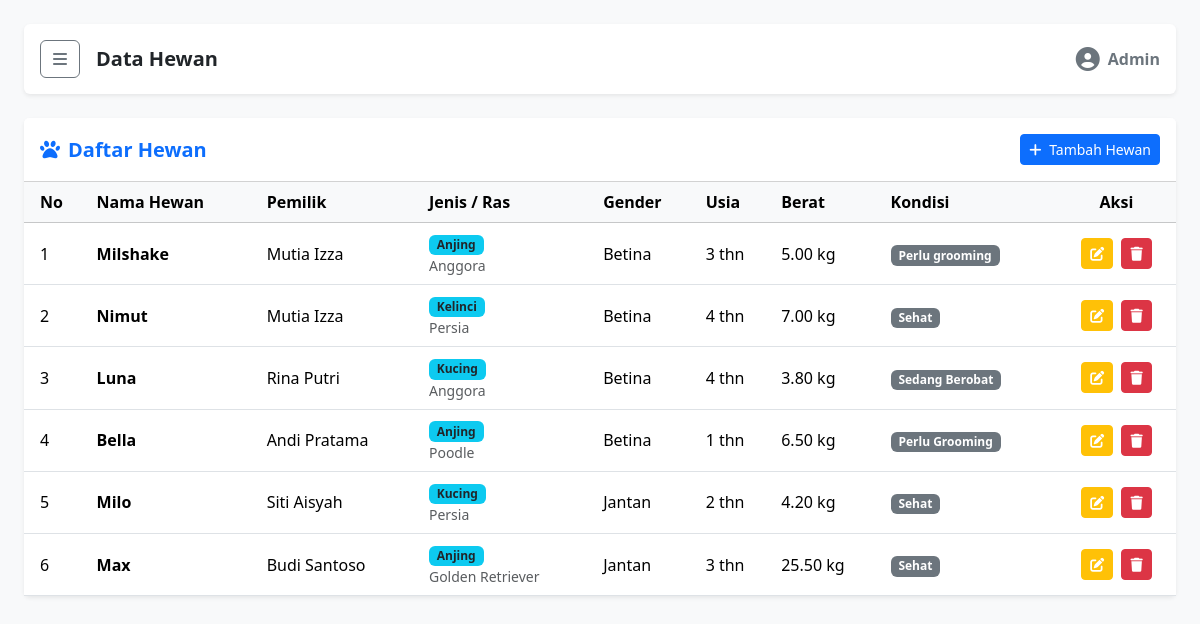
/hewan/index.php, run on the app's committed database.
### tables this page shows
CREATE TABLE `hewan` (
  `id_hewan` int(11) NOT NULL AUTO_INCREMENT,
  `id_pelanggan` int(11) NOT NULL,
  `nama_hewan` varchar(100) DEFAULT NULL,
  `jenis_hewan` varchar(50) DEFAULT NULL,
  `ras` varchar(50) DEFAULT NULL,
  `jenis_kelamin` enum('Jantan','Betina') DEFAULT NULL,
  `usia_hewan` int(11) DEFAULT NULL,
  `berat_hewan` decimal(5,2) DEFAULT NULL,
  `kondisi` varchar(100) DEFAULT NULL,
  PRIMARY KEY (`id_hewan`),
  KEY `id_pelanggan` (`id_pelanggan`),
  CONSTRAINT `hewan_ibfk_1` FOREIGN KEY (`id_pelanggan`) REFERENCES `pelanggan` (`id_pelanggan`)
);

CREATE TABLE `pelanggan` (
  `id_pelanggan` int(11) NOT NULL AUTO_INCREMENT,
  `nama_pelanggan` varchar(100) NOT NULL,
  `alamat` text DEFAULT NULL,
  `no_telp` varchar(15) DEFAULT NULL,
  `email` varchar(100) DEFAULT NULL,
  PRIMARY KEY (`id_pelanggan`)
);

### hewan/index.php (the view, shortened to what this page needs)
<?php
include "../config/koneksi.php";
$queryData = mysqli_query($conn, "
    SELECT hewan.*, pelanggan.nama_pelanggan
    FROM hewan
    JOIN pelanggan ON hewan.id_pelanggan = pelanggan.id_pelanggan
    ORDER BY hewan.id_hewan DESC
");
?>
<!DOCTYPE html>
<html lang="id">
<head>
    <link href="https://cdn.jsdelivr.net/npm/bootstrap@5.3.3/dist/css/bootstrap.min.css" rel="stylesheet">
    <link rel="stylesheet" href="https://cdnjs.cloudflare.com/ajax/libs/font-awesome/6.6.0/css/all.min.css">
</head>
<body>
<div class="container-fluid">
    <div class="row">
        <div class="col-12 p-4" id="mainContent">
            <div class="d-flex justify-content-between align-items-center bg-white p-3 rounded shadow-sm mb-4">
                <div class="d-flex align-items-center">
                    <button class="btn btn-outline-secondary me-3" id="menuBtn"><i class="fas fa-bars"></i></button>
                    <h4 class="mb-0 fs-5 fw-bold">Data Hewan</h4>
                </div>
                <div class="d-flex align-items-center text-secondary">
                    <i class="fas fa-circle-user fs-4 me-2"></i>
                    <span class="fw-semibold">Admin</span>
                </div>
            </div>
            <div class="card shadow-sm border-0">
                <div class="card-header bg-white py-3 d-flex justify-content-between align-items-center">
                    <h5 class="mb-0 fw-bold text-primary"><i class="fas fa-paw me-2"></i>Daftar Hewan</h5>
                    <a href="tambah.php" class="btn btn-primary btn-sm"><i class="fas fa-plus me-1"></i> Tambah Hewan</a>
                </div>
                <div class="card-body p-0">
                    <div class="table-responsive">
                        <table class="table table-hover align-middle mb-0">
                            <thead class="table-light">
                                <tr>
                                    <th class="ps-3">No</th>
                                    <th>Nama Hewan</th>
                                    <th>Pemilik</th>
                                    <th>Jenis / Ras</th>
                                    <th>Gender</th>
                                    <th>Usia</th>
                                    <th>Berat</th>
                                    <th>Kondisi</th>
                                    <th class="text-center">Aksi</th>
                                </tr>
                            </thead>
                            <tbody>
                                <?php if ($queryData && mysqli_num_rows($queryData) > 0): $no = 1; ?>
                                    <?php while ($row = mysqli_fetch_assoc($queryData)): ?>
                                        <tr>
                                            <td class="ps-3"><?= $no++; ?></td>
                                            <td class="fw-semibold"><?= htmlspecialchars($row['nama_hewan']); ?></td>
                                            <td><?= htmlspecialchars($row['nama_pelanggan']); ?></td>
                                            <td>
                                                <span class="badge bg-info text-dark"><?= htmlspecialchars($row['jenis_hewan']); ?></span>
                                                <small class="text-muted d-block"><?= htmlspecialchars($row['ras']); ?></small>
                                            </td>
                                            <td><?= htmlspecialchars($row['jenis_kelamin']); ?></td>
                                            <td><?= htmlspecialchars($row['usia_hewan']); ?> thn</td>
                                            <td><?= htmlspecialchars($row['berat_hewan']); ?> kg</td>
                                            <td><span class="badge bg-secondary"><?= htmlspecialchars($row['kondisi']); ?></span></td>
                                            <td class="text-center">
                                                <a href="edit.php?id=<?= $row['id_hewan']; ?>" class="btn btn-warning btn-sm me-1 text-white"><i class="fas fa-pen-to-square"></i></a>
                                                <a href="hapus.php?id=<?= $row['id_hewan']; ?>" class="btn btn-danger btn-sm" onclick="return confirm('Yakin ingin menghapus data hewan ini?')"><i class="fas fa-trash"></i></a>
                                            </td>
                                        </tr>
                                    <?php endwhile; ?>
                                <?php else: ?>
                                    <tr><td colspan="9" class="text-center py-4 text-muted">Belum ada data hewan.</td></tr>
                                <?php endif; ?>
                            </tbody>
                        </table>
                    </div>
                </div>
            </div>
        </div>
    </div>
</div>
</body>
</html>

### hewan/index.php (style rules this page uses)
body { background-color: #f8f9fa; }

### data on the page
hewan: nama_hewan "Milshake", id_pelanggan.nama_pelanggan "Mutia Izza", jenis_hewan "Anjing", ras "Anggora", jenis_kelamin "Betina", usia_hewan "3", berat_hewan "5.00", kondisi "Perlu grooming"
hewan: nama_hewan "Nimut", id_pelanggan.nama_pelanggan "Mutia Izza", jenis_hewan "Kelinci", ras "Persia", jenis_kelamin "Betina", usia_hewan "4", berat_hewan "7.00", kondisi "Sehat"
hewan: nama_hewan "Luna", id_pelanggan.nama_pelanggan "Rina Putri", jenis_hewan "Kucing", ras "Anggora", jenis_kelamin "Betina", usia_hewan "4", berat_hewan "3.80", kondisi "Sedang Berobat"
hewan: nama_hewan "Bella", id_pelanggan.nama_pelanggan "Andi Pratama", jenis_hewan "Anjing", ras "Poodle", jenis_kelamin "Betina", usia_hewan "1", berat_hewan "6.50", kondisi "Perlu Grooming"
hewan: nama_hewan "Milo", id_pelanggan.nama_pelanggan "Siti Aisyah", jenis_hewan "Kucing", ras "Persia", jenis_kelamin "Jantan", usia_hewan "2", berat_hewan "4.20", kondisi "Sehat"
hewan: nama_hewan "Max", id_pelanggan.nama_pelanggan "Budi Santoso", jenis_hewan "Anjing", ras "Golden Retriever", jenis_kelamin "Jantan", usia_hewan "3", berat_hewan "25.50", kondisi "Sehat"
